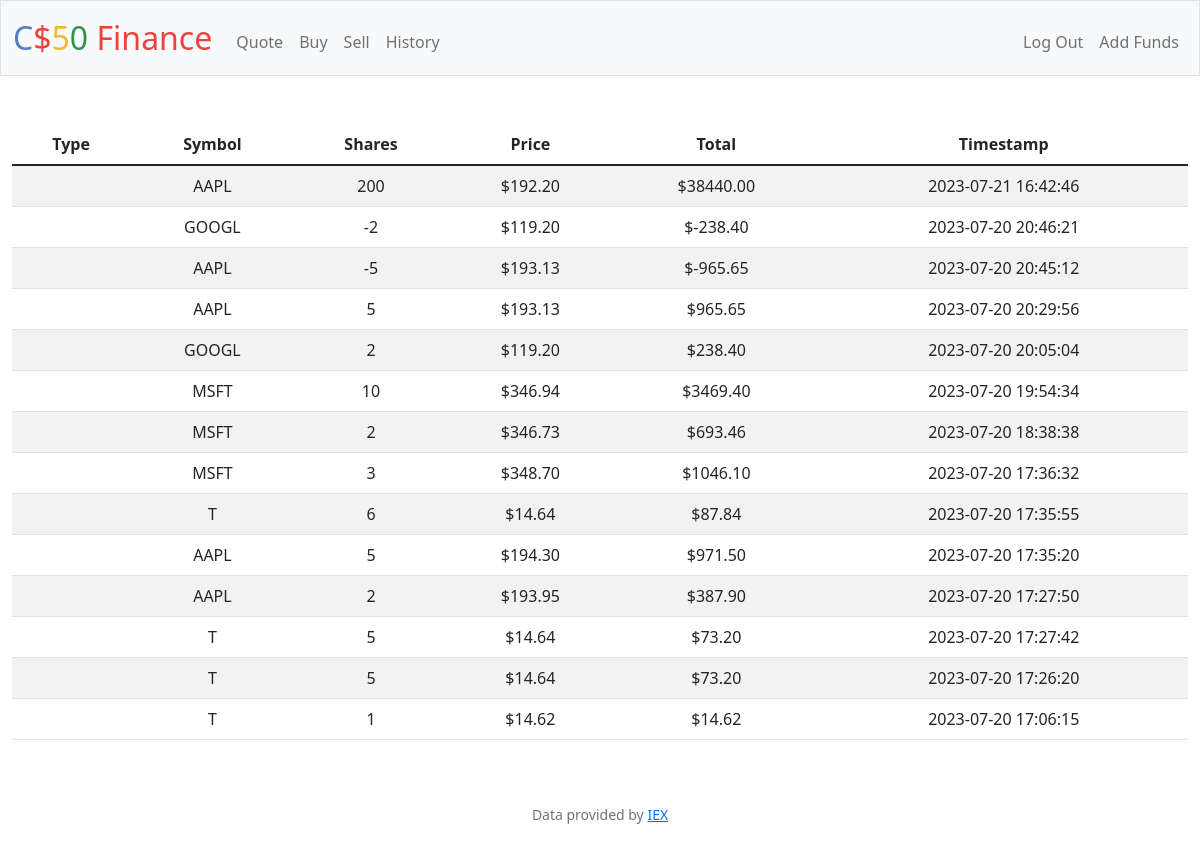
Screenshot of /history (signed in) with the database file from the repository.
### tables this page shows
CREATE TABLE transactions(
id INTEGER PRIMARY KEY AUTOINCREMENT,
user_id INTEGER NOT NULL,
symbol TEXT NOT NULL,
shares INTEGER NOT NULL,
price NUMERIC NOT NULL,
timestamp DATETIME DEFAULT CURRENT_TIMESTAMP,
FOREIGN KEY (user_id) REFERENCES users(id)
);

### app.py (the view)
@app.route("/history")
@login_required
def history():
    transactions = db.execute(
        "SELECT * FROM transactions WHERE user_id = :user_id ORDER BY timestamp DESC", user_id=session["user_id"])
    return render_template("history.html", transactions=transactions)

### app.py (called while the page is built)
@app.after_request
def after_request(response):
    response.headers["Cache-Control"] = "no-cache, no-store, must-revalidate"
    response.headers["Expires"] = 0
    response.headers["Pragma"] = "no-cache"
    return response

### helpers.py (called while the page is built)
def login_required(f):
    @wraps(f)
    def decorated_function(*args, **kwargs):
        if session.get("user_id") is None:
            return redirect("/login")
        return f(*args, **kwargs)
    return decorated_function

### templates/history.html (shortened to what this page needs)
{% extends "layout.html" %}
{% block main %}
    <table class="table table-striped">
        <thead>
            <tr>
                <th>Type</th>
                <th>Symbol</th>
                <th>Shares</th>
                <th>Price</th>
                <th>Total</th>
                <th>Timestamp</th>
            </tr>
        </thead>
        <tbody>
            {% for transaction in transactions %}
                <tr>
                    <td>{{ transaction.type }}</td>
                    <td>{{ transaction.symbol }}</td>
                    <td>{{ transaction.shares }}</td>
                    <td>${{ '%0.2f'% transaction.price }}</td>
                    <td>${{ '%0.2f'% (transaction.price * transaction.shares) }}</td>
                    <td>{{ transaction.timestamp }}</td>
                </tr>
            {% endfor %}
        </tbody>
    </table>
{% endblock %}

### templates/layout.html (shortened to what this page needs)
<!DOCTYPE html>
<html lang="en">
    <head>
        <link href="https://cdn.jsdelivr.net/npm/bootstrap@5.1.3/dist/css/bootstrap.min.css" rel="stylesheet">
        <link href="/static/styles.css" rel="stylesheet">
    </head>
    <body>
        <nav class="bg-light border navbar navbar-expand-md navbar-light">
            <div class="container-fluid">
                <a class="navbar-brand" href="/"><span class="blue">C</span><span class="red">$</span><span class="yellow">5</span><span class="green">0</span> <span class="red">Finance</span></a>
                <div class="collapse navbar-collapse" id="navbar">
                    {% if session["user_id"] %}
                        <ul class="navbar-nav me-auto mt-2">
                            <li class="nav-item"><a class="nav-link" href="/quote">Quote</a></li>
                            <li class="nav-item"><a class="nav-link" href="/buy">Buy</a></li>
                            <li class="nav-item"><a class="nav-link" href="/sell">Sell</a></li>
                            <li class="nav-item"><a class="nav-link" href="/history">History</a></li>
                        </ul>
                        <ul class="navbar-nav ms-auto mt-2">
                            <li class="nav-item"><a class="nav-link" href="/logout">Log Out</a></li>
                            <li class="nav-item"><a class="nav-link" href="/cash">Add Funds</a></li>
                        </ul>
                    {% else %}
                        <ul class="navbar-nav ms-auto mt-2">
                            <li class="nav-item"><a class="nav-link" href="/register">Register</a></li>
                            <li class="nav-item"><a class="nav-link" href="/login">Log In</a></li>
                        </ul>
                    {% endif %}
                </div>
            </div>
        </nav>
        <main class="container-fluid py-5 text-center">
            {% block main %}{% endblock %}
        </main>
        <footer class="mb-5 small text-center text-muted">
            Data provided by <a href="https://iexcloud.io/">IEX</a>
        </footer>
    </body>
</html>

### static/styles.css (style rules this page uses)
nav .navbar-brand { font-size: xx-large; }
nav .navbar-brand .blue { color: #537fbe; }
nav .navbar-brand .red { color: #ea433b; }
nav .navbar-brand .yellow { color: #f5b82e; }
nav .navbar-brand .green { color: #2e944b; }

### rows the page displays
transactions: price "192.20", transaction.price*transaction.shares "38440.00"
transactions: price "119.20", transaction.price*transaction.shares "-238.40"
transactions: price "193.13", transaction.price*transaction.shares "-965.65"
transactions: price "193.13", transaction.price*transaction.shares "965.65"
transactions: price "119.20", transaction.price*transaction.shares "238.40"
transactions: price "346.94", transaction.price*transaction.shares "3469.40"
transactions: price "346.73", transaction.price*transaction.shares "693.46"
transactions: price "348.70", transaction.price*transaction.shares "1046.10"
transactions: price "14.64", transaction.price*transaction.shares "87.84"
transactions: price "194.30", transaction.price*transaction.shares "971.50"
transactions: price "193.95", transaction.price*transaction.shares "387.90"
transactions: price "14.64", transaction.price*transaction.shares "73.20"
transactions: price "14.64", transaction.price*transaction.shares "73.20"
transactions: price "14.62", transaction.price*transaction.shares "14.62"
